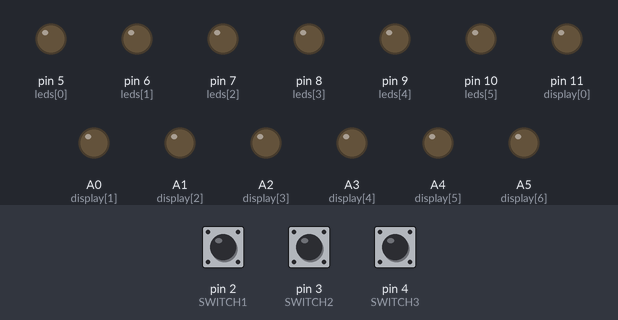
A sketch run on a simulated Arduino Uno, built with avr-gcc and run on an emulated ATmega328P. On the bench: output pins drawn as LEDs (lit = HIGH). The inputs (shaded band) are chosen by the test bench; at power-on: pin 3 (SWITCH2) HIGH, pin 2 (SWITCH1) HIGH, pin 4 (SWITCH3) HIGH.

Above: at 1.2 s.
1.3 s: pin 3 (SWITCH2) pulled LOW for 0.15 s
At 1.7 s:
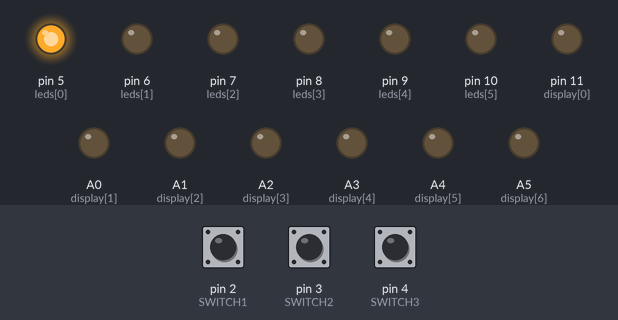
At 2.2 s:
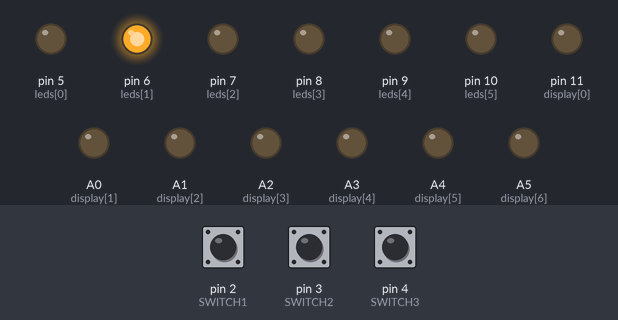
Timing chart, 0 to 12.8 s (numbered marks = the images above; inputs shaded):
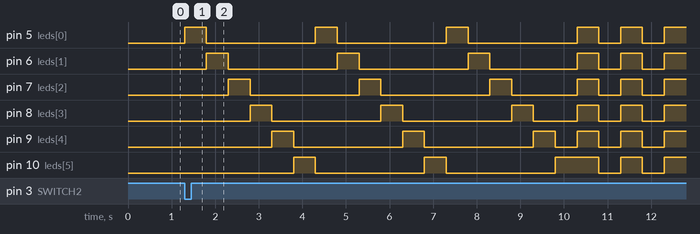

Measured:
- after the input at 1.3 s, pin 5 (leds[0]): goes 3 × (HIGH 0.50 s, LOW 2.5 s), HIGH 0.50 s, LOW 0.50 s, HIGH 0.50 s, LOW 0.50 s, then HIGH, starting at once; pin 6 (leds[1]): LOW → HIGH after 0.50 s, → LOW 0.50 s later, → HIGH 2.5 s later, → LOW 0.50 s later, … (11 changes in this stretch)

The sketch:

Parte3_Practica4.ino
```cpp
// Definir los pines de los interruptores
#define SWITCH1 2
#define SWITCH2 3
#define SWITCH3 4

// Definir los pines de los LEDs
int leds[6] = {5, 6, 7, 8, 9, 10};

// Definir los pines del display de 7 segmentos
int display[7] = {11, A0, A1, A2, A3, A4, A5};

// Matriz para almacenar los códigos de las letras C, U, A, T, R, O
int letters[6][7] = {
  {0, 0, 0, 1, 1, 0, 1},  // C
  {0, 0, 1, 1, 1, 0, 0},  // U
  {1, 1, 1, 0, 1, 1, 1},  // A
  {0, 0, 0, 1, 1, 1, 1},  // T
  {0, 0, 0, 0, 1, 0, 1},  // R
  {0, 0, 1, 1, 1, 0, 1}   // O
};

void setup() {
  // Configurar los pines de los interruptores como entrada
  pinMode(SWITCH1, INPUT_PULLUP);
  pinMode(SWITCH2, INPUT_PULLUP);
  pinMode(SWITCH3, INPUT_PULLUP);

  // Configurar los pines de los LEDs como salida
  for (int i = 0; i < 6; i++) {
    pinMode(leds[i], OUTPUT);
  }

  // Configurar los pines del display de 7 segmentos como salida
  for (int i = 0; i < 7; i++) {
    pinMode(display[i], OUTPUT);
  }

  // Iniciar el monitor serial
  Serial.begin(9600);
}

void loop() {
  // Leer el estado de los interruptores
  bool switch1 = digitalRead(SWITCH1) == LOW;
  bool switch2 = digitalRead(SWITCH2) == LOW;
  bool switch3 = digitalRead(SWITCH3) == LOW;

  // Si se presionan el primer y tercer interruptor, imprimir el mensaje en el monitor serial
  if (switch1 && switch3) {
    Serial.println("Gracias por su atencion");
  }

  // Si se presiona el primer interruptor, imprimir el mensaje en el monitor serial
  if (switch1 && !switch3) {
    Serial.println("Practica No. 4 - su nombre");
  }

  // Si se presiona el segundo interruptor, realizar la secuencia del auto fantástico
  if (switch2) {
    for (int j = 0; j < 3; j++) {
      for (int i = 0; i < 6; i++) {
        digitalWrite(leds[i], HIGH);
        delay(500);
        digitalWrite(leds[i], LOW);
      }
    }
    // Hacer parpadear todos los LEDs 3 veces
    for (int i = 0; i < 3; i++) {
      for (int j = 0; j < 6; j++) {
        digitalWrite(leds[j], HIGH);
      }
      delay(500);
      for (int j = 0; j < 6; j++) {
        digitalWrite(leds[j], LOW);
      }
      delay(500);
    }
  }

  // Si se presiona el tercer interruptor, mostrar la palabra "CUATRO" en el display de 7 segmentos
  if (switch3 && !switch1) {
    for (int i = 0; i < 6; i++) {
      for (int j = 0; j < 7; j++) {
        digitalWrite(display[j], letters[i][j]);
      }
      delay(2000);
    }
  }
}
```
